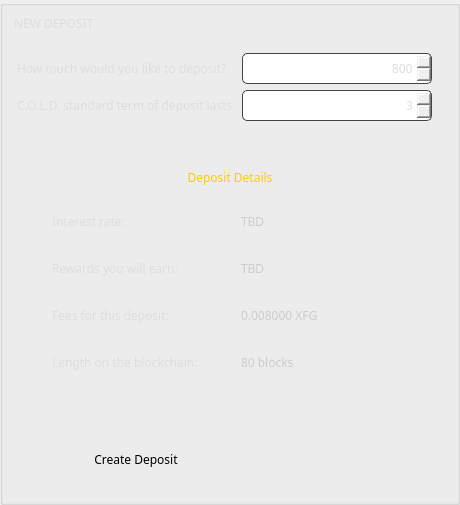
          <widget class="QGroupBox" name="groupBox_6">
           <property name="sizePolicy">
            <sizepolicy hsizetype="Fixed" vsizetype="Preferred">
             <horstretch>0</horstretch>
             <verstretch>0</verstretch>
            </sizepolicy>
           </property>
           <property name="styleSheet">
            <string notr="true">border-right: 1px solid #444;
</string>
           </property>
           <property name="title">
            <string/>
           </property>
           <property name="alignment">
            <set>Qt::AlignCenter</set>
           </property>
           <layout class="QVBoxLayout" name="verticalLayout_3">
            <property name="topMargin">
             <number>9</number>
            </property>
            <item>
             <widget class="QLabel" name="title_newDeposit">
              <property name="font">
               <font>
                <family>Poppins</family>
               </font>
              </property>
              <property name="styleSheet">
               <string notr="true">color: #ddd;
background: transparent;

border: none;
text-align: left;
</string>
              </property>
              <property name="text">
               <string>NEW DEPOSIT</string>
              </property>
             </widget>
            </item>
            <item>
             <widget class="QGroupBox" name="depositGroup">
              <property name="sizePolicy">
            <sizepolicy hsizetype="Preferred" vsizetype="Preferred">
                <horstretch>0</horstretch>
                <verstretch>0</verstretch>
               </sizepolicy>
              </property>
              <property name="styleSheet">
               <string notr="true">border: none;</string>
              </property>
              <layout class="QFormLayout" name="formLayout">
               <property name="leftMargin">
                <number>0</number>
               </property>
               <item row="0" column="0">
                <widget class="QLabel" name="label">
                 <property name="minimumSize">
                  <size>
                   <width>0</width>
                   <height>31</height>
                  </size>
                 </property>
                 <property name="maximumSize">
                  <size>
                   <width>16777215</width>
                   <height>31</height>
                  </size>
                 </property>
                 <property name="sizeIncrement">
                  <size>
                   <width>0</width>
                   <height>50</height>
                  </size>
                 </property>
                 <property name="font">
                  <font>
                   <family>Poppins</family>
                   <weight>50</weight>
                   <bold>false</bold>
                  </font>
                 </property>
                 <property name="styleSheet">
                  <string notr="true">color: #ddd;  
border: none;</string>
                 </property>
                 <property name="text">
                  <string>How much would you like to deposit?</string>
                 </property>
                 <property name="alignment">
                  <set>Qt::AlignLeading|Qt::AlignLeft|Qt::AlignVCenter</set>
                 </property>
                </widget>
               </item>
               <item row="0" column="1">
                <widget class="QDoubleSpinBox" name="m_amountSpin">
                 <property name="minimumSize">
                  <size>
                   <width>0</width>
                   <height>31</height>
                  </size>
                 </property>
                 <property name="maximumSize">
                  <size>
                   <width>190</width>
                   <height>31</height>
                  </size>
                 </property>
                 <property name="sizeIncrement">
                  <size>
                   <width>0</width>
                   <height>0</height>
                  </size>
                 </property>
                 <property name="font">
                  <font>
                   <family>Poppins</family>
                  </font>
                 </property>
                 <property name="styleSheet">
                  <string notr="true">color: #ddd;

border: 1px solid #444;
border-radius: 5px; 
</string>
                 </property>
                 <property name="alignment">
                  <set>Qt::AlignRight|Qt::AlignTrailing|Qt::AlignVCenter</set>
                 </property>
                 <property name="decimals">
                  <number>0</number>
                 </property>
                 <property name="minimum">
                  <double>800.000000000000000</double>
                 </property>
                 <property name="maximum">
                  <double>8000000.000000000000000</double>
                 </property>
                </widget>
               </item>
               <item row="1" column="0">
                <widget class="QLabel" name="label_3">
                 <property name="minimumSize">
                  <size>
                   <width>0</width>
                   <height>31</height>
                  </size>
                 </property>
                 <property name="maximumSize">
                  <size>
                   <width>16777215</width>
                   <height>31</height>
                  </size>
                 </property>
                 <property name="sizeIncrement">
                  <size>
                   <width>0</width>
                   <height>50</height>
                  </size>
                 </property>
                 <property name="font">
                  <font>
                   <family>Poppins</family>
                   <weight>50</weight>
                   <bold>false</bold>
                  </font>
                 </property>
                 <property name="styleSheet">
                  <string notr="true">color: #ddd;  

border: none;</string>
                 </property>
                 <property name="text">
                  <string>C.O.L.D. standard term of deposit lasts </string>
                 </property>
                 <property name="alignment">
                  <set>Qt::AlignLeading|Qt::AlignLeft|Qt::AlignVCenter</set>
                 </property>
                </widget>
               </item>
               <item row="1" column="1">
                <widget class="QSpinBox" name="m_timeSpin">
                 <property name="minimumSize">
                  <size>
                   <width>0</width>
                   <height>31</height>
                  </size>
                 </property>
                 <property name="maximumSize">
                  <size>
                   <width>190</width>
                   <height>31</height>
                  </size>
                 </property>
                 <property name="sizeIncrement">
                  <size>
                   <width>0</width>
                   <height>50</height>
                  </size>
                 </property>
                 <property name="font">
                  <font>
                   <family>Poppins</family>
                  </font>
                 </property>
                 <property name="styleSheet">
                  <string notr="true">color: #ddd;

border: 1px solid #444;
border-radius: 5px; 
</string>
                 </property>
                 <property name="alignment">
                  <set>Qt::AlignRight|Qt::AlignTrailing|Qt::AlignVCenter</set>
                 </property>
                 <property name="minimum">
                  <number>3</number>
                 </property>
                 <property name="maximum">
                  <number>3</number>
                 </property>
                </widget>
               </item>
              </layout>
             </widget>
            </item>
            <item>
             <widget class="QGroupBox" name="groupBox_12">
              <property name="sizePolicy">
               <sizepolicy hsizetype="Expanding" vsizetype="Minimum">
                <horstretch>0</horstretch>
                <verstretch>0</verstretch>
               </sizepolicy>
              </property>
              <property name="maximumSize">
               <size>
                <width>442</width>
                <height>310</height>
               </size>
              </property>
              <property name="styleSheet">
               <string notr="true">border: none;
padding: 0px;
margin: 0px;</string>
              </property>
              <layout class="QHBoxLayout" name="horizontalLayout_2">
               <property name="leftMargin">
                <number>0</number>
               </property>
               <property name="topMargin">
                <number>0</number>
               </property>
               <property name="rightMargin">
                <number>0</number>
               </property>
               <property name="bottomMargin">
                <number>0</number>
               </property>
               <item>
                <widget class="QLabel" name="empty_align_4">
                 <property name="sizePolicy">
                  <sizepolicy hsizetype="Expanding" vsizetype="Expanding">
                   <horstretch>0</horstretch>
                   <verstretch>0</verstretch>
                  </sizepolicy>
                 </property>
                 <property name="styleSheet">
                  <string notr="true">border: none;</string>
                 </property>
                 <property name="text">
                  <string/>
                 </property>
                 <property name="alignment">
                  <set>Qt::AlignCenter</set>
                 </property>
                </widget>
               </item>
               <item>
                <widget class="QGroupBox" name="groupBox_4">
                 <property name="sizePolicy">
            <sizepolicy hsizetype="Preferred" vsizetype="Preferred">
                   <horstretch>0</horstretch>
                   <verstretch>0</verstretch>
                  </sizepolicy>
                 </property>
                 <property name="minimumSize">
                  <size>
                   <width>400</width>
                   <height>250</height>
                  </size>
                 </property>
                 <property name="maximumSize">
                  <size>
                   <width>16777215</width>
                   <height>290</height>
                  </size>
                 </property>
                 <property name="styleSheet">
                  <string notr="true">color: #ddd; 
font-weight: normal; 
border-radius: 8px;
background-color: transparent;
padding: 5px;</string>
                 </property>
                 <property name="title">
                  <string/>
                 </property>
                 <property name="alignment">
                  <set>Qt::AlignCenter</set>
                 </property>
                 <property name="flat">
                  <bool>false</bool>
                 </property>
                 <layout class="QGridLayout" name="gridLayout_11">
                  <property name="topMargin">
                   <number>0</number>
                  </property>
                  <property name="bottomMargin">
                   <number>0</number>
                  </property>
                  <item row="3" column="0">
                   <widget class="QLabel" name="label_8">
                    <property name="minimumSize">
                     <size>
                      <width>0</width>
                      <height>31</height>
                     </size>
                    </property>
                    <property name="maximumSize">
                     <size>
                      <width>16777215</width>
                      <height>31</height>
                     </size>
                    </property>
                    <property name="font">
                     <font>
                      <family>Poppins</family>
                      <weight>50</weight>
                      <bold>false</bold>
                     </font>
                    </property>
                    <property name="styleSheet">
                     <string notr="true">color: #ddd;  font-weight: normal; border: none; </string>
                    </property>
                    <property name="text">
                     <string>Fees for this deposit:</string>
                    </property>
                    <property name="alignment">
                     <set>Qt::AlignLeading|Qt::AlignLeft|Qt::AlignVCenter</set>
                    </property>
                   </widget>
                  </item>
                  <item row="3" column="1">
                   <widget class="QLabel" name="m_depositFeeLabel">
                    <property name="sizePolicy">
            <sizepolicy hsizetype="Preferred" vsizetype="Preferred">
                      <horstretch>0</horstretch>
                      <verstretch>0</verstretch>
                     </sizepolicy>
                    </property>
                    <property name="minimumSize">
                     <size>
                      <width>0</width>
                      <height>31</height>
                     </size>
                    </property>
                    <property name="maximumSize">
                     <size>
                      <width>16777215</width>
                      <height>31</height>
                     </size>
                    </property>
                    <property name="font">
                     <font>
                      <family>Poppins</family>
                      <weight>50</weight>
                      <bold>false</bold>
                     </font>
                    </property>
                    <property name="styleSheet">
                     <string notr="true">color: #ccc;  font-weight: normal; border: none; </string>
                    </property>
                    <property name="text">
                     <string>0.008000 XFG</string>
                    </property>
                    <property name="alignment">
                     <set>Qt::AlignLeading|Qt::AlignLeft|Qt::AlignVCenter</set>
                    </property>
                   </widget>
                  </item>
                  <item row="1" column="0">
                   <widget class="QLabel" name="label_5">
                    <property name="minimumSize">
                     <size>
                      <width>0</width>
                      <height>31</height>
                     </size>
                    </property>
                    <property name="maximumSize">
                     <size>
                      <width>16777215</width>
                      <height>31</height>
                     </size>
                    </property>
                    <property name="font">
                     <font>
                      <family>Poppins</family>
                      <weight>50</weight>
                      <bold>false</bold>
                     </font>
                    </property>
                    <property name="styleSheet">
                     <string notr="true">color: #ddd;  font-weight: normal; border: none; </string>
                    </property>
                    <property name="text">
                     <string>Interest rate:</string>
                    </property>
                    <property name="alignment">
                     <set>Qt::AlignLeading|Qt::AlignLeft|Qt::AlignVCenter</set>
                    </property>
                   </widget>
                  </item>
                  <item row="4" column="0">
                   <widget class="QLabel" name="label_19">
                    <property name="minimumSize">
                     <size>
                      <width>0</width>
                      <height>31</height>
                     </size>
                    </property>
                    <property name="maximumSize">
                     <size>
                      <width>16777215</width>
                      <height>31</height>
                     </size>
                    </property>
                    <property name="font">
                     <font>
                      <family>Poppins</family>
                      <weight>50</weight>
                      <bold>false</bold>
                     </font>
                    </property>
                    <property name="styleSheet">
                     <string notr="true">color: #ddd;  font-weight: normal; border: none; </string>
                    </property>
                    <property name="text">
                     <string>Length on the blockchain:</string>
                    </property>
                    <property name="alignment">
                     <set>Qt::AlignLeading|Qt::AlignLeft|Qt::AlignVCenter</set>
                    </property>
                   </widget>
                  </item>
                  <item row="2" column="1">
                   <widget class="QLabel" name="m_interestEarnedLabel">
                    <property name="minimumSize">
                     <size>
                      <width>0</width>
                      <height>31</height>
                     </size>
                    </property>
                    <property name="maximumSize">
                     <size>
                      <width>16777215</width>
                      <height>31</height>
                     </size>
                    </property>
                    <property name="font">
                     <font>
                      <family>Poppins</family>
                      <weight>50</weight>
                      <bold>false</bold>
                     </font>
                    </property>
                    <property name="styleSheet">
                     <string notr="true">color: #ccc;  font-weight: normal; border: none; </string>
                    </property>
                    <property name="text">
                     <string>TBD</string>
                    </property>
                    <property name="alignment">
                     <set>Qt::AlignLeading|Qt::AlignLeft|Qt::AlignVCenter</set>
                    </property>
                   </widget>
                  </item>
                  <item row="2" column="0">
                   <widget class="QLabel" name="label_6">
                    <property name="minimumSize">
                     <size>
                      <width>0</width>
                      <height>31</height>
                     </size>
                    </property>
                    <property name="maximumSize">
                     <size>
                      <width>16777215</width>
                      <height>31</height>
                     </size>
                    </property>
                    <property name="font">
                     <font>
                      <family>Poppins</family>
                      <weight>50</weight>
                      <bold>false</bold>
                     </font>
                    </property>
                    <property name="styleSheet">
                     <string notr="true">color: #ddd;  font-weight: normal; border: none; </string>
                    </property>
                    <property name="text">
                     <string>Rewards you will earn:</string>
                    </property>
                    <property name="alignment">
                     <set>Qt::AlignLeading|Qt::AlignLeft|Qt::AlignVCenter</set>
                    </property>
                   </widget>
                  </item>
                  <item row="4" column="1">
                   <widget class="QLabel" name="m_timeLabel">
                    <property name="minimumSize">
                     <size>
                      <width>0</width>
                      <height>31</height>
                     </size>
                    </property>
                    <property name="maximumSize">
                     <size>
                      <width>16777215</width>
                      <height>31</height>
                     </size>
                    </property>
                    <property name="font">
                     <font>
                      <family>Poppins</family>
                      <weight>50</weight>
                      <bold>false</bold>
                     </font>
                    </property>
                    <property name="styleSheet">
                     <string notr="true">color: #ccc;  font-weight: normal; border: none; </string>
                    </property>
                    <property name="text">
                     <string>80 blocks</string>
                    </property>
                    <property name="alignment">
                     <set>Qt::AlignLeading|Qt::AlignLeft|Qt::AlignVCenter</set>
                    </property>
                   </widget>
                  </item>
                  <item row="1" column="1">
                   <widget class="QLabel" name="m_interestRateLabel">
                    <property name="sizePolicy">
            <sizepolicy hsizetype="Preferred" vsizetype="Preferred">
                      <horstretch>0</horstretch>
                      <verstretch>0</verstretch>
                     </sizepolicy>
                    </property>
                    <property name="minimumSize">
                     <size>
                      <width>0</width>
                      <height>31</height>
                     </size>
                    </property>
                    <property name="maximumSize">
                     <size>
                      <width>16777215</width>
                      <height>31</height>
                     </size>
                    </property>
                    <property name="font">
                     <font>
                      <family>Poppins</family>
                      <weight>50</weight>
                      <bold>false</bold>
                     </font>
                    </property>
                    <property name="styleSheet">
                     <string notr="true">color: #ccc;  font-weight: normal; border: none; </string>
                    </property>
                    <property name="text">
                     <string>TBD</string>
                    </property>
                    <property name="alignment">
                     <set>Qt::AlignLeading|Qt::AlignLeft|Qt::AlignVCenter</set>
                    </property>
                   </widget>
                  </item>
                  <item row="0" column="0" colspan="2">
                   <widget class="QLabel" name="title_depositDetails">
                    <property name="minimumSize">
                     <size>
                      <width>0</width>
                      <height>30</height>
                     </size>
                    </property>
                    <property name="maximumSize">
                     <size>
                      <width>16777215</width>
                      <height>25</height>
                     </size>
                    </property>
                    <property name="font">
                     <font>
                      <family>Poppins</family>
                      <weight>50</weight>
                      <bold>false</bold>
                     </font>
                    </property>
                    <property name="styleSheet">
                     <string notr="true">color: #ffcb00;
background: transparent;


border: none;
text-align: left;
</string>
                    </property>
                    <property name="text">
                     <string>Deposit Details</string>
                    </property>
                    <property name="alignment">
                     <set>Qt::AlignCenter</set>
                    </property>
                   </widget>
                  </item>
                 </layout>
                </widget>
               </item>
               <item>
                <widget class="QLabel" name="empty_align_5">
                 <property name="sizePolicy">
                  <sizepolicy hsizetype="Expanding" vsizetype="Expanding">
                   <horstretch>0</horstretch>
                   <verstretch>0</verstretch>
                  </sizepolicy>
                 </property>
                 <property name="styleSheet">
                  <string notr="true">border: none;</string>
                 </property>
                 <property name="text">
                  <string/>
                 </property>
                 <property name="alignment">
                  <set>Qt::AlignCenter</set>
                 </property>
                </widget>
               </item>
              </layout>
             </widget>
            </item>
            <item>
             <widget class="QLabel" name="empty_align_6">
              <property name="sizePolicy">
               <sizepolicy hsizetype="Expanding" vsizetype="Expanding">
                <horstretch>0</horstretch>
                <verstretch>0</verstretch>
               </sizepolicy>
              </property>
              <property name="styleSheet">
               <string notr="true">border: none;</string>
              </property>
              <property name="text">
               <string/>
              </property>
              <property name="alignment">
               <set>Qt::AlignCenter</set>
              </property>
             </widget>
            </item>
            <item>
             <widget class="QGroupBox" name="groupBox_11">
              <property name="sizePolicy">
               <sizepolicy hsizetype="Expanding" vsizetype="Minimum">
                <horstretch>0</horstretch>
                <verstretch>0</verstretch>
               </sizepolicy>
              </property>
              <property name="styleSheet">
               <string notr="true">border: none;</string>
              </property>
              <layout class="QHBoxLayout" name="horizontalLayout_3">
               <item>
                <widget class="QPushButton" name="b1_depositButton_2">
                 <property name="enabled">
                  <bool>true</bool>
                 </property>
                 <property name="sizePolicy">
                  <sizepolicy hsizetype="Expanding" vsizetype="Fixed">
                   <horstretch>0</horstretch>
                   <verstretch>0</verstretch>
                  </sizepolicy>
                 </property>
                 <property name="minimumSize">
                  <size>
                   <width>220</width>
                   <height>40</height>
                  </size>
                 </property>
                 <property name="maximumSize">
                  <size>
                   <width>220</width>
                   <height>16777215</height>
                  </size>
                 </property>
                 <property name="font">
                  <font>
                   <family>Poppins</family>
                  </font>
                 </property>
                 <property name="styleSheet">
                  <string notr="true">/* This button style is handled automatically by OverviewFrame:setStyles() (in OverviewFrame.cpp) */</string>
                 </property>
                 <property name="text">
                  <string>Create Deposit</string>
                 </property>
                </widget>
               </item>
               <item>
                <widget class="QLabel" name="empty_align_7">
                 <property name="sizePolicy">
                  <sizepolicy hsizetype="Expanding" vsizetype="Minimum">
                   <horstretch>0</horstretch>
                   <verstretch>0</verstretch>
                  </sizepolicy>
                 </property>
                 <property name="styleSheet">
                  <string notr="true">border: none;</string>
                 </property>
                 <property name="text">
                  <string/>
                 </property>
                 <property name="alignment">
                  <set>Qt::AlignCenter</set>
                 </property>
                </widget>
               </item>
               <item>
                <widget class="QLabel" name="empty_align_8">
                 <property name="sizePolicy">
                  <sizepolicy hsizetype="Expanding" vsizetype="Minimum">
                   <horstretch>0</horstretch>
                   <verstretch>0</verstretch>
                  </sizepolicy>
                 </property>
                 <property name="styleSheet">
                  <string notr="true">border: none;</string>
                 </property>
                 <property name="text">
                  <string/>
                 </property>
                 <property name="alignment">
                  <set>Qt::AlignCenter</set>
                 </property>
                </widget>
               </item>
              </layout>
             </widget>
            </item>
           </layout>
          </widget>
